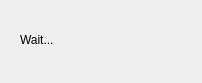
<?xml version="1.0" encoding="UTF-8"?>
<ui version="4.0">
 <class>Progress</class>
 <widget class="QDialog" name="Progress">
  <property name="geometry">
   <rect>
    <x>0</x>
    <y>0</y>
    <width>202</width>
    <height>83</height>
   </rect>
  </property>
  <property name="windowTitle">
   <string>Dialog</string>
  </property>
  <widget class="QLabel" name="label">
   <property name="geometry">
    <rect>
     <x>20</x>
     <y>30</y>
     <width>51</width>
     <height>20</height>
    </rect>
   </property>
   <property name="text">
    <string>Wait...</string>
   </property>
  </widget>
 </widget>
 <resources/>
 <connections/>
</ui>
